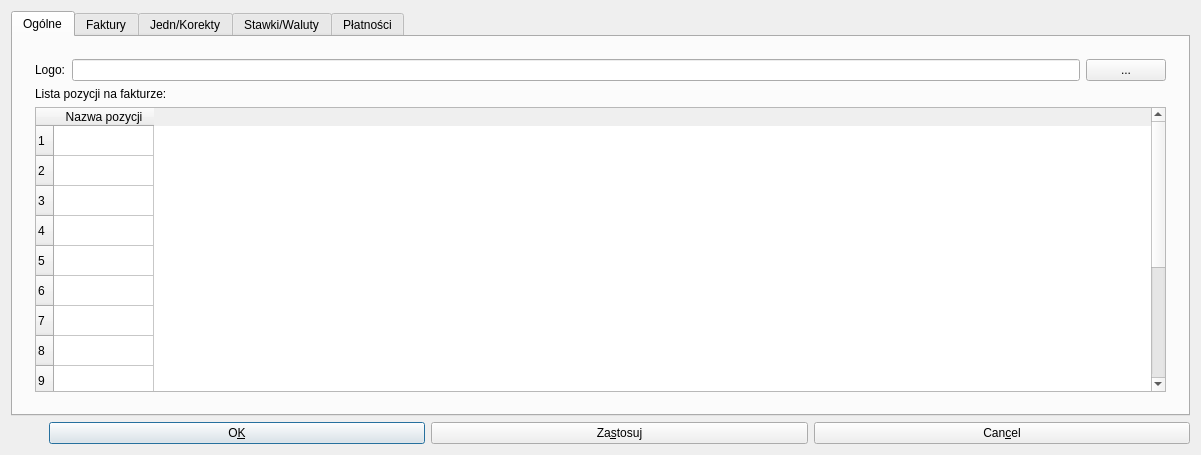
<ui version="4.0" >
 <class>Ustawienia</class>
 <widget class="QDialog" name="Ustawienia" >
  <property name="geometry" >
   <rect>
    <x>0</x>
    <y>0</y>
    <width>430</width>
    <height>455</height>
   </rect>
  </property>
  <property name="windowTitle" >
   <string>Ustawienia</string>
  </property>
  <layout class="QGridLayout" >
   <item row="1" column="0" >
    <layout class="QHBoxLayout" >
     <item>
      <spacer>
       <property name="orientation" >
        <enum>Qt::Horizontal</enum>
       </property>
       <property name="sizeType" >
        <enum>QSizePolicy::Minimum</enum>
       </property>
       <property name="sizeHint" >
        <size>
         <width>38</width>
         <height>20</height>
        </size>
       </property>
      </spacer>
     </item>
     <item>
      <widget class="QPushButton" name="okButton" >
       <property name="text" >
        <string>O&amp;K</string>
       </property>
       <property name="shortcut" >
        <string>Alt+K</string>
       </property>
      </widget>
     </item>
     <item>
      <widget class="QPushButton" name="zastButton" >
       <property name="text" >
        <string>Za&amp;stosuj</string>
       </property>
       <property name="shortcut" >
        <string>Alt+S</string>
       </property>
      </widget>
     </item>
     <item>
      <widget class="QPushButton" name="closeButton" >
       <property name="text" >
        <string>Can&amp;cel</string>
       </property>
       <property name="shortcut" >
        <string>Alt+C</string>
       </property>
      </widget>
     </item>
    </layout>
   </item>
   <item row="0" column="0" >
    <widget class="QTabWidget" name="tabWidget2" >
     <widget class="QWidget" name="TabPage1" >
      <attribute name="title" >
       <string>Ogólne</string>
      </attribute>
      <layout class="QGridLayout" >
       <item row="0" column="0" >
        <widget class="QFrame" name="frame11" >
         <property name="frameShape" >
          <enum>QFrame::NoFrame</enum>
         </property>
         <property name="frameShadow" >
          <enum>QFrame::Plain</enum>
         </property>
         <layout class="QGridLayout" >
          <item row="0" column="0" >
           <layout class="QHBoxLayout" >
            <item>
             <widget class="QLabel" name="textLabel1" >
              <property name="text" >
               <string>Logo:</string>
              </property>
              <property name="wordWrap" >
               <bool>false</bool>
              </property>
             </widget>
            </item>
            <item>
             <widget class="QLineEdit" name="logoEdit" />
            </item>
            <item>
             <widget class="QPushButton" name="addLogoBtn" >
              <property name="text" >
               <string>...</string>
              </property>
             </widget>
            </item>
           </layout>
          </item>
          <item row="1" column="0" >
           <layout class="QVBoxLayout" >
            <item>
             <widget class="QLabel" name="textLabel2" >
              <property name="text" >
               <string>Lista pozycji na fakturze:</string>
              </property>
              <property name="wordWrap" >
               <bool>false</bool>
              </property>
             </widget>
            </item>
            <item>
             <widget class="QTableWidget" name="tablePos" >
              <row>
               <property name="text" >
                <string>1</string>
               </property>
              </row>
              <row>
               <property name="text" >
                <string>2</string>
               </property>
              </row>
              <row>
               <property name="text" >
                <string>3</string>
               </property>
              </row>
              <row>
               <property name="text" >
                <string>4</string>
               </property>
              </row>
              <row>
               <property name="text" >
                <string>5</string>
               </property>
              </row>
              <row>
               <property name="text" >
                <string>6</string>
               </property>
              </row>
              <row>
               <property name="text" >
                <string>7</string>
               </property>
              </row>
              <row>
               <property name="text" >
                <string>8</string>
               </property>
              </row>
              <row>
               <property name="text" >
                <string>9</string>
               </property>
              </row>
              <row>
               <property name="text" >
                <string>10</string>
               </property>
              </row>
              <row>
               <property name="text" >
                <string>11</string>
               </property>
              </row>
              <row>
               <property name="text" >
                <string>12</string>
               </property>
              </row>
              <row>
               <property name="text" >
                <string>13</string>
               </property>
              </row>
              <row>
               <property name="text" >
                <string>14</string>
               </property>
              </row>
              <column>
               <property name="text" >
                <string>Nazwa pozycji</string>
               </property>
              </column>
             </widget>
            </item>
           </layout>
          </item>
         </layout>
        </widget>
       </item>
      </layout>
     </widget>
     <widget class="QWidget" name="TabPage2" >
      <attribute name="title" >
       <string>Faktury</string>
      </attribute>
      <layout class="QGridLayout" >
       <item row="0" column="0" >
        <widget class="QGroupBox" name="groupBox1" >
         <property name="title" >
          <string>Numeracja: </string>
         </property>
         <layout class="QGridLayout" >
          <item row="0" column="0" >
           <layout class="QHBoxLayout" >
            <item>
             <widget class="QLabel" name="textLabel1_2" >
              <property name="text" >
               <string>Przedrostek:</string>
              </property>
              <property name="wordWrap" >
               <bool>false</bool>
              </property>
             </widget>
            </item>
            <item>
             <widget class="QLineEdit" name="prefixEdit" />
            </item>
           </layout>
          </item>
          <item row="3" column="0" >
           <widget class="QCheckBox" name="cbMonth" >
            <property name="text" >
             <string>Miesiąc</string>
            </property>
           </widget>
          </item>
          <item row="2" column="0" >
           <widget class="QCheckBox" name="cbDay" >
            <property name="text" >
             <string>Dzień</string>
            </property>
           </widget>
          </item>
          <item row="1" column="0" >
           <layout class="QHBoxLayout" >
            <item>
             <widget class="QLabel" name="textLabel2_2" >
              <property name="text" >
               <string>Ilość cyfr przy autonumerowaniu:</string>
              </property>
              <property name="wordWrap" >
               <bool>false</bool>
              </property>
             </widget>
            </item>
            <item>
             <widget class="QSpinBox" name="spbNumb" />
            </item>
           </layout>
          </item>
          <item row="4" column="0" >
           <layout class="QHBoxLayout" >
            <item>
             <widget class="QCheckBox" name="cbYear" >
              <property name="text" >
               <string>Rok</string>
              </property>
             </widget>
            </item>
            <item>
             <widget class="QCheckBox" name="shortYear" >
              <property name="text" >
               <string>rok długi np. 2006</string>
              </property>
             </widget>
            </item>
           </layout>
          </item>
         </layout>
        </widget>
       </item>
       <item row="3" column="0" >
        <spacer>
         <property name="orientation" >
          <enum>Qt::Vertical</enum>
         </property>
         <property name="sizeType" >
          <enum>QSizePolicy::Expanding</enum>
         </property>
         <property name="sizeHint" >
          <size>
           <width>31</width>
           <height>90</height>
          </size>
         </property>
        </spacer>
       </item>
       <item row="1" column="0" >
        <widget class="QCheckBox" name="cbEdit" >
         <property name="text" >
          <string>Włącz możliwość edycji faktur i korekt</string>
         </property>
        </widget>
       </item>
       <item row="2" column="0" >
        <widget class="QCheckBox" name="cbSmbEdit" >
         <property name="text" >
          <string>Blokuj zmianę symbolu faktury</string>
         </property>
        </widget>
       </item>
      </layout>
     </widget>
     <widget class="QWidget" name="TabPage3" >
      <attribute name="title" >
       <string>Jedn/Korekty</string>
      </attribute>
      <layout class="QGridLayout" >
       <item row="0" column="0" >
        <widget class="QFrame" name="frame10" >
         <property name="frameShape" >
          <enum>QFrame::NoFrame</enum>
         </property>
         <property name="frameShadow" >
          <enum>QFrame::Plain</enum>
         </property>
         <layout class="QGridLayout" >
          <item row="0" column="0" >
           <layout class="QHBoxLayout" >
            <item>
             <layout class="QVBoxLayout" >
              <item>
               <layout class="QHBoxLayout" >
                <item>
                 <widget class="QLabel" name="textLabel1_3" >
                  <property name="maximumSize" >
                   <size>
                    <width>150</width>
                    <height>32767</height>
                   </size>
                  </property>
                  <property name="text" >
                   <string>Spis jednostek:</string>
                  </property>
                  <property name="alignment" >
                   <set>Qt::AlignTop</set>
                  </property>
                  <property name="wordWrap" >
                   <bool>false</bool>
                  </property>
                 </widget>
                </item>
                <item>
                 <widget class="QListWidget" name="currlBox" />
                </item>
               </layout>
              </item>
              <item>
               <layout class="QHBoxLayout" >
                <item>
                 <widget class="QLabel" name="textLabel2_4" >
                  <property name="text" >
                   <string>Nowa:</string>
                  </property>
                  <property name="wordWrap" >
                   <bool>false</bool>
                  </property>
                 </widget>
                </item>
                <item>
                 <widget class="QLineEdit" name="currEdit" >
                  <property name="maxLength" >
                   <number>10</number>
                  </property>
                 </widget>
                </item>
               </layout>
              </item>
             </layout>
            </item>
            <item>
             <layout class="QVBoxLayout" >
              <item>
               <layout class="QVBoxLayout" />
              </item>
              <item>
               <spacer>
                <property name="orientation" >
                 <enum>Qt::Vertical</enum>
                </property>
                <property name="sizeType" >
                 <enum>QSizePolicy::Expanding</enum>
                </property>
                <property name="sizeHint" >
                 <size>
                  <width>21</width>
                  <height>51</height>
                 </size>
                </property>
               </spacer>
              </item>
              <item>
               <layout class="QVBoxLayout" >
                <item>
                 <widget class="QPushButton" name="currDelBtn" >
                  <property name="text" >
                   <string>&amp;Usuń</string>
                  </property>
                  <property name="shortcut" >
                   <string>Alt+U</string>
                  </property>
                 </widget>
                </item>
                <item>
                 <widget class="QPushButton" name="currAddBtn" >
                  <property name="text" >
                   <string>&amp;Dodaj</string>
                  </property>
                  <property name="shortcut" >
                   <string>Alt+D</string>
                  </property>
                 </widget>
                </item>
               </layout>
              </item>
             </layout>
            </item>
           </layout>
          </item>
         </layout>
        </widget>
       </item>
       <item row="1" column="0" >
        <widget class="QFrame" name="frame18" >
         <property name="frameShape" >
          <enum>QFrame::NoFrame</enum>
         </property>
         <property name="frameShadow" >
          <enum>QFrame::Plain</enum>
         </property>
         <layout class="QGridLayout" >
          <item row="0" column="0" >
           <layout class="QHBoxLayout" >
            <item>
             <layout class="QVBoxLayout" >
              <item>
               <layout class="QHBoxLayout" >
                <item>
                 <widget class="QLabel" name="textLabel1_3_2" >
                  <property name="maximumSize" >
                   <size>
                    <width>150</width>
                    <height>32767</height>
                   </size>
                  </property>
                  <property name="text" >
                   <string>Przyczyny 
korekt:</string>
                  </property>
                  <property name="alignment" >
                   <set>Qt::AlignTop</set>
                  </property>
                  <property name="wordWrap" >
                   <bool>false</bool>
                  </property>
                 </widget>
                </item>
                <item>
                 <widget class="QListWidget" name="korlBox" />
                </item>
               </layout>
              </item>
              <item>
               <layout class="QHBoxLayout" >
                <item>
                 <widget class="QLabel" name="textLabel2_4_2" >
                  <property name="text" >
                   <string>Nowa:</string>
                  </property>
                  <property name="wordWrap" >
                   <bool>false</bool>
                  </property>
                 </widget>
                </item>
                <item>
                 <widget class="QLineEdit" name="korEdit" >
                  <property name="maxLength" >
                   <number>25</number>
                  </property>
                 </widget>
                </item>
               </layout>
              </item>
             </layout>
            </item>
            <item>
             <layout class="QVBoxLayout" >
              <item>
               <layout class="QVBoxLayout" />
              </item>
              <item>
               <spacer>
                <property name="orientation" >
                 <enum>Qt::Vertical</enum>
                </property>
                <property name="sizeType" >
                 <enum>QSizePolicy::Expanding</enum>
                </property>
                <property name="sizeHint" >
                 <size>
                  <width>21</width>
                  <height>51</height>
                 </size>
                </property>
               </spacer>
              </item>
              <item>
               <layout class="QVBoxLayout" >
                <item>
                 <widget class="QPushButton" name="korDelBtn" >
                  <property name="text" >
                   <string>&amp;Usuń</string>
                  </property>
                  <property name="shortcut" >
                   <string>Alt+U</string>
                  </property>
                 </widget>
                </item>
                <item>
                 <widget class="QPushButton" name="korAddBtn" >
                  <property name="text" >
                   <string>&amp;Dodaj</string>
                  </property>
                  <property name="shortcut" >
                   <string>Alt+D</string>
                  </property>
                 </widget>
                </item>
               </layout>
              </item>
             </layout>
            </item>
           </layout>
          </item>
         </layout>
        </widget>
       </item>
      </layout>
     </widget>
     <widget class="QWidget" name="TabPage4" >
      <attribute name="title" >
       <string>Stawki/Waluty</string>
      </attribute>
      <layout class="QGridLayout" >
       <item row="1" column="0" >
        <widget class="QFrame" name="frame6" >
         <property name="frameShape" >
          <enum>QFrame::NoFrame</enum>
         </property>
         <property name="frameShadow" >
          <enum>QFrame::Plain</enum>
         </property>
         <layout class="QGridLayout" >
          <item row="0" column="0" >
           <layout class="QHBoxLayout" >
            <item>
             <layout class="QVBoxLayout" >
              <item>
               <layout class="QHBoxLayout" >
                <item>
                 <widget class="QLabel" name="textLabel1_3_3_3" >
                  <property name="text" >
                   <string>Spis walut:</string>
                  </property>
                  <property name="alignment" >
                   <set>Qt::AlignTop</set>
                  </property>
                  <property name="wordWrap" >
                   <bool>false</bool>
                  </property>
                 </widget>
                </item>
                <item>
                 <widget class="QListWidget" name="currencylBox" />
                </item>
               </layout>
              </item>
              <item>
               <layout class="QHBoxLayout" >
                <item>
                 <widget class="QLabel" name="textLabel2_4_3_3" >
                  <property name="text" >
                   <string>Nowa:</string>
                  </property>
                  <property name="wordWrap" >
                   <bool>false</bool>
                  </property>
                 </widget>
                </item>
                <item>
                 <widget class="QLineEdit" name="currencyEdit" >
                  <property name="maxLength" >
                   <number>3</number>
                  </property>
                 </widget>
                </item>
               </layout>
              </item>
             </layout>
            </item>
            <item>
             <layout class="QVBoxLayout" >
              <item>
               <layout class="QVBoxLayout" />
              </item>
              <item>
               <spacer>
                <property name="orientation" >
                 <enum>Qt::Vertical</enum>
                </property>
                <property name="sizeType" >
                 <enum>QSizePolicy::Expanding</enum>
                </property>
                <property name="sizeHint" >
                 <size>
                  <width>21</width>
                  <height>51</height>
                 </size>
                </property>
               </spacer>
              </item>
              <item>
               <layout class="QVBoxLayout" >
                <item>
                 <widget class="QPushButton" name="currencyDelBtn" >
                  <property name="text" >
                   <string>&amp;Usuń</string>
                  </property>
                  <property name="shortcut" >
                   <string>Alt+U</string>
                  </property>
                 </widget>
                </item>
                <item>
                 <widget class="QPushButton" name="currencyAddBtn" >
                  <property name="text" >
                   <string>&amp;Dodaj</string>
                  </property>
                  <property name="shortcut" >
                   <string>Alt+D</string>
                  </property>
                 </widget>
                </item>
               </layout>
              </item>
             </layout>
            </item>
           </layout>
          </item>
         </layout>
        </widget>
       </item>
       <item row="0" column="0" >
        <widget class="QFrame" name="frame7" >
         <property name="frameShape" >
          <enum>QFrame::NoFrame</enum>
         </property>
         <property name="frameShadow" >
          <enum>QFrame::Plain</enum>
         </property>
         <layout class="QGridLayout" >
          <item row="0" column="0" >
           <layout class="QHBoxLayout" >
            <item>
             <layout class="QVBoxLayout" >
              <item>
               <layout class="QHBoxLayout" >
                <item>
                 <widget class="QLabel" name="textLabel1_3_3" >
                  <property name="text" >
                   <string>Spis stawek:</string>
                  </property>
                  <property name="alignment" >
                   <set>Qt::AlignTop</set>
                  </property>
                  <property name="wordWrap" >
                   <bool>false</bool>
                  </property>
                 </widget>
                </item>
                <item>
                 <widget class="QListWidget" name="vatlBox" />
                </item>
               </layout>
              </item>
              <item>
               <layout class="QHBoxLayout" >
                <item>
                 <widget class="QLabel" name="textLabel2_4_3" >
                  <property name="text" >
                   <string>Nowa:</string>
                  </property>
                  <property name="wordWrap" >
                   <bool>false</bool>
                  </property>
                 </widget>
                </item>
                <item>
                 <widget class="QLineEdit" name="vatEdit" >
                  <property name="maxLength" >
                   <number>6</number>
                  </property>
                 </widget>
                </item>
               </layout>
              </item>
             </layout>
            </item>
            <item>
             <layout class="QVBoxLayout" >
              <item>
               <layout class="QVBoxLayout" >
                <item>
                 <widget class="QPushButton" name="vatUpBtn" >
                  <property name="text" >
                   <string>&amp;Góra</string>
                  </property>
                  <property name="shortcut" >
                   <string>Alt+G</string>
                  </property>
                 </widget>
                </item>
                <item>
                 <widget class="QPushButton" name="vatDownBtn" >
                  <property name="text" >
                   <string>Dół</string>
                  </property>
                  <property name="shortcut" >
                   <string/>
                  </property>
                 </widget>
                </item>
               </layout>
              </item>
              <item>
               <spacer>
                <property name="orientation" >
                 <enum>Qt::Vertical</enum>
                </property>
                <property name="sizeType" >
                 <enum>QSizePolicy::Expanding</enum>
                </property>
                <property name="sizeHint" >
                 <size>
                  <width>21</width>
                  <height>20</height>
                 </size>
                </property>
               </spacer>
              </item>
              <item>
               <layout class="QVBoxLayout" >
                <item>
                 <widget class="QPushButton" name="vatDelBtn" >
                  <property name="text" >
                   <string>&amp;Usuń</string>
                  </property>
                  <property name="shortcut" >
                   <string>Alt+U</string>
                  </property>
                 </widget>
                </item>
                <item>
                 <widget class="QPushButton" name="vatAddBtn" >
                  <property name="text" >
                   <string>&amp;Dodaj</string>
                  </property>
                  <property name="shortcut" >
                   <string>Alt+D</string>
                  </property>
                 </widget>
                </item>
               </layout>
              </item>
             </layout>
            </item>
           </layout>
          </item>
         </layout>
        </widget>
       </item>
      </layout>
     </widget>
     <widget class="QWidget" name="TabPage5" >
      <attribute name="title" >
       <string>Płatności</string>
      </attribute>
      <layout class="QGridLayout" >
       <item row="0" column="0" >
        <widget class="QFrame" name="frame8" >
         <property name="frameShape" >
          <enum>QFrame::NoFrame</enum>
         </property>
         <property name="frameShadow" >
          <enum>QFrame::Plain</enum>
         </property>
         <layout class="QGridLayout" >
          <item row="0" column="0" >
           <layout class="QHBoxLayout" >
            <item>
             <layout class="QVBoxLayout" >
              <item>
               <layout class="QHBoxLayout" >
                <item>
                 <widget class="QLabel" name="paym" >
                  <property name="text" >
                   <string>Forma płatności:</string>
                  </property>
                  <property name="alignment" >
                   <set>Qt::AlignTop</set>
                  </property>
                  <property name="wordWrap" >
                   <bool>true</bool>
                  </property>
                 </widget>
                </item>
                <item>
                 <widget class="QListWidget" name="paymlBox" />
                </item>
               </layout>
              </item>
              <item>
               <layout class="QHBoxLayout" >
                <item>
                 <widget class="QLabel" name="textLabel2_4_3_2" >
                  <property name="text" >
                   <string>Nowa:</string>
                  </property>
                  <property name="wordWrap" >
                   <bool>false</bool>
                  </property>
                 </widget>
                </item>
                <item>
                 <widget class="QLineEdit" name="paymEdit" >
                  <property name="maxLength" >
                   <number>25</number>
                  </property>
                 </widget>
                </item>
               </layout>
              </item>
             </layout>
            </item>
            <item>
             <layout class="QVBoxLayout" >
              <item>
               <layout class="QVBoxLayout" >
                <item>
                 <widget class="QPushButton" name="paymUpBtn" >
                  <property name="text" >
                   <string>Gó&amp;ra</string>
                  </property>
                  <property name="shortcut" >
                   <string>Alt+R</string>
                  </property>
                 </widget>
                </item>
                <item>
                 <widget class="QPushButton" name="paymDownBtn" >
                  <property name="text" >
                   <string>&amp;Dół</string>
                  </property>
                  <property name="shortcut" >
                   <string>Alt+D</string>
                  </property>
                 </widget>
                </item>
               </layout>
              </item>
              <item>
               <spacer>
                <property name="orientation" >
                 <enum>Qt::Vertical</enum>
                </property>
                <property name="sizeType" >
                 <enum>QSizePolicy::Expanding</enum>
                </property>
                <property name="sizeHint" >
                 <size>
                  <width>21</width>
                  <height>20</height>
                 </size>
                </property>
               </spacer>
              </item>
              <item>
               <layout class="QVBoxLayout" >
                <item>
                 <widget class="QPushButton" name="paymDelBtn" >
                  <property name="text" >
                   <string>&amp;Usuń</string>
                  </property>
                  <property name="shortcut" >
                   <string>Alt+U</string>
                  </property>
                 </widget>
                </item>
                <item>
                 <widget class="QPushButton" name="paymAddBtn" >
                  <property name="text" >
                   <string>Dod&amp;aj</string>
                  </property>
                  <property name="shortcut" >
                   <string>Alt+A</string>
                  </property>
                 </widget>
                </item>
               </layout>
              </item>
             </layout>
            </item>
           </layout>
          </item>
          <item row="1" column="0" >
           <widget class="Line" name="line3" >
            <property name="frameShape" >
             <enum>QFrame::HLine</enum>
            </property>
            <property name="frameShadow" >
             <enum>QFrame::Sunken</enum>
            </property>
           </widget>
          </item>
          <item row="2" column="0" >
           <widget class="QLabel" name="textLabel5" >
            <property name="text" >
             <string>&lt;b>Uwaga!!&lt;/b>&lt;br>
Pozycja, która znajduje się na samym początku tej listy 
w większości przypadków powinna być gotówką, gdyż 
jeśli przy wystawianiu faktury wybierzemy pierwszy elemant
to na fakturze pojawi sie napis: zapłacono.</string>
            </property>
            <property name="wordWrap" >
             <bool>false</bool>
            </property>
           </widget>
          </item>
         </layout>
        </widget>
       </item>
      </layout>
     </widget>
    </widget>
   </item>
  </layout>
 </widget>
 <layoutdefault spacing="6" margin="11" />
 <pixmapfunction>qPixmapFromMimeSource</pixmapfunction>
 <tabstops>
  <tabstop>closeButton</tabstop>
  <tabstop>zastButton</tabstop>
  <tabstop>okButton</tabstop>
  <tabstop>tabWidget2</tabstop>
 </tabstops>
 <resources/>
 <connections>
  <connection>
   <sender>zastButton</sender>
   <signal>clicked()</signal>
   <receiver>Ustawienia</receiver>
   <slot>apply()</slot>
   <hints>
    <hint type="sourcelabel" >
     <x>20</x>
     <y>20</y>
    </hint>
    <hint type="destinationlabel" >
     <x>20</x>
     <y>20</y>
    </hint>
   </hints>
  </connection>
  <connection>
   <sender>closeButton</sender>
   <signal>clicked()</signal>
   <receiver>Ustawienia</receiver>
   <slot>close()</slot>
   <hints>
    <hint type="sourcelabel" >
     <x>20</x>
     <y>20</y>
    </hint>
    <hint type="destinationlabel" >
     <x>20</x>
     <y>20</y>
    </hint>
   </hints>
  </connection>
  <connection>
   <sender>okButton</sender>
   <signal>clicked()</signal>
   <receiver>Ustawienia</receiver>
   <slot>okButtonClick()</slot>
   <hints>
    <hint type="sourcelabel" >
     <x>20</x>
     <y>20</y>
    </hint>
    <hint type="destinationlabel" >
     <x>20</x>
     <y>20</y>
    </hint>
   </hints>
  </connection>
  <connection>
   <sender>addLogoBtn</sender>
   <signal>clicked()</signal>
   <receiver>Ustawienia</receiver>
   <slot>addLogoBtnClick()</slot>
   <hints>
    <hint type="sourcelabel" >
     <x>20</x>
     <y>20</y>
    </hint>
    <hint type="destinationlabel" >
     <x>20</x>
     <y>20</y>
    </hint>
   </hints>
  </connection>
  <connection>
   <sender>currAddBtn</sender>
   <signal>clicked()</signal>
   <receiver>Ustawienia</receiver>
   <slot>currAddBtnClick()</slot>
   <hints>
    <hint type="sourcelabel" >
     <x>20</x>
     <y>20</y>
    </hint>
    <hint type="destinationlabel" >
     <x>20</x>
     <y>20</y>
    </hint>
   </hints>
  </connection>
  <connection>
   <sender>currDelBtn</sender>
   <signal>clicked()</signal>
   <receiver>Ustawienia</receiver>
   <slot>currDelBtnClick()</slot>
   <hints>
    <hint type="sourcelabel" >
     <x>20</x>
     <y>20</y>
    </hint>
    <hint type="destinationlabel" >
     <x>20</x>
     <y>20</y>
    </hint>
   </hints>
  </connection>
  <connection>
   <sender>currencyAddBtn</sender>
   <signal>clicked()</signal>
   <receiver>Ustawienia</receiver>
   <slot>currencyAddBtnClick()</slot>
   <hints>
    <hint type="sourcelabel" >
     <x>20</x>
     <y>20</y>
    </hint>
    <hint type="destinationlabel" >
     <x>20</x>
     <y>20</y>
    </hint>
   </hints>
  </connection>
  <connection>
   <sender>currencyDelBtn</sender>
   <signal>clicked()</signal>
   <receiver>Ustawienia</receiver>
   <slot>currencyDelBtnClick()</slot>
   <hints>
    <hint type="sourcelabel" >
     <x>20</x>
     <y>20</y>
    </hint>
    <hint type="destinationlabel" >
     <x>20</x>
     <y>20</y>
    </hint>
   </hints>
  </connection>
  <connection>
   <sender>paymAddBtn</sender>
   <signal>clicked()</signal>
   <receiver>Ustawienia</receiver>
   <slot>paymAddBtnClick()</slot>
   <hints>
    <hint type="sourcelabel" >
     <x>20</x>
     <y>20</y>
    </hint>
    <hint type="destinationlabel" >
     <x>20</x>
     <y>20</y>
    </hint>
   </hints>
  </connection>
  <connection>
   <sender>paymDelBtn</sender>
   <signal>clicked()</signal>
   <receiver>Ustawienia</receiver>
   <slot>paymDelBtnClick()</slot>
   <hints>
    <hint type="sourcelabel" >
     <x>20</x>
     <y>20</y>
    </hint>
    <hint type="destinationlabel" >
     <x>20</x>
     <y>20</y>
    </hint>
   </hints>
  </connection>
  <connection>
   <sender>paymDownBtn</sender>
   <signal>clicked()</signal>
   <receiver>Ustawienia</receiver>
   <slot>paymDownBtnClick()</slot>
   <hints>
    <hint type="sourcelabel" >
     <x>20</x>
     <y>20</y>
    </hint>
    <hint type="destinationlabel" >
     <x>20</x>
     <y>20</y>
    </hint>
   </hints>
  </connection>
  <connection>
   <sender>paymUpBtn</sender>
   <signal>clicked()</signal>
   <receiver>Ustawienia</receiver>
   <slot>paymUpBtnClick()</slot>
   <hints>
    <hint type="sourcelabel" >
     <x>20</x>
     <y>20</y>
    </hint>
    <hint type="destinationlabel" >
     <x>20</x>
     <y>20</y>
    </hint>
   </hints>
  </connection>
  <connection>
   <sender>vatAddBtn</sender>
   <signal>clicked()</signal>
   <receiver>Ustawienia</receiver>
   <slot>vatAddBtnClick()</slot>
   <hints>
    <hint type="sourcelabel" >
     <x>20</x>
     <y>20</y>
    </hint>
    <hint type="destinationlabel" >
     <x>20</x>
     <y>20</y>
    </hint>
   </hints>
  </connection>
  <connection>
   <sender>vatDelBtn</sender>
   <signal>clicked()</signal>
   <receiver>Ustawienia</receiver>
   <slot>vatDelBtnClick()</slot>
   <hints>
    <hint type="sourcelabel" >
     <x>20</x>
     <y>20</y>
    </hint>
    <hint type="destinationlabel" >
     <x>20</x>
     <y>20</y>
    </hint>
   </hints>
  </connection>
  <connection>
   <sender>korAddBtn</sender>
   <signal>clicked()</signal>
   <receiver>Ustawienia</receiver>
   <slot>korAddBtnClick()</slot>
   <hints>
    <hint type="sourcelabel" >
     <x>20</x>
     <y>20</y>
    </hint>
    <hint type="destinationlabel" >
     <x>20</x>
     <y>20</y>
    </hint>
   </hints>
  </connection>
  <connection>
   <sender>korDelBtn</sender>
   <signal>clicked()</signal>
   <receiver>Ustawienia</receiver>
   <slot>korDelBtnClick()</slot>
   <hints>
    <hint type="sourcelabel" >
     <x>20</x>
     <y>20</y>
    </hint>
    <hint type="destinationlabel" >
     <x>20</x>
     <y>20</y>
    </hint>
   </hints>
  </connection>
  <connection>
   <sender>vatUpBtn</sender>
   <signal>clicked()</signal>
   <receiver>Ustawienia</receiver>
   <slot>vatUpBtnClick()</slot>
   <hints>
    <hint type="sourcelabel" >
     <x>20</x>
     <y>20</y>
    </hint>
    <hint type="destinationlabel" >
     <x>20</x>
     <y>20</y>
    </hint>
   </hints>
  </connection>
  <connection>
   <sender>vatDownBtn</sender>
   <signal>clicked()</signal>
   <receiver>Ustawienia</receiver>
   <slot>vatDownBtnClick()</slot>
   <hints>
    <hint type="sourcelabel" >
     <x>20</x>
     <y>20</y>
    </hint>
    <hint type="destinationlabel" >
     <x>20</x>
     <y>20</y>
    </hint>
   </hints>
  </connection>
  <connection>
   <sender>cbDay</sender>
   <signal>clicked()</signal>
   <receiver>Ustawienia</receiver>
   <slot>zastBtnEnable()</slot>
   <hints>
    <hint type="sourcelabel" >
     <x>20</x>
     <y>20</y>
    </hint>
    <hint type="destinationlabel" >
     <x>20</x>
     <y>20</y>
    </hint>
   </hints>
  </connection>
  <connection>
   <sender>cbEdit</sender>
   <signal>clicked()</signal>
   <receiver>Ustawienia</receiver>
   <slot>zastBtnEnable()</slot>
   <hints>
    <hint type="sourcelabel" >
     <x>20</x>
     <y>20</y>
    </hint>
    <hint type="destinationlabel" >
     <x>20</x>
     <y>20</y>
    </hint>
   </hints>
  </connection>
  <connection>
   <sender>cbMonth</sender>
   <signal>clicked()</signal>
   <receiver>Ustawienia</receiver>
   <slot>zastBtnEnable()</slot>
   <hints>
    <hint type="sourcelabel" >
     <x>20</x>
     <y>20</y>
    </hint>
    <hint type="destinationlabel" >
     <x>20</x>
     <y>20</y>
    </hint>
   </hints>
  </connection>
  <connection>
   <sender>cbYear</sender>
   <signal>clicked()</signal>
   <receiver>Ustawienia</receiver>
   <slot>zastBtnEnable()</slot>
   <hints>
    <hint type="sourcelabel" >
     <x>20</x>
     <y>20</y>
    </hint>
    <hint type="destinationlabel" >
     <x>20</x>
     <y>20</y>
    </hint>
   </hints>
  </connection>
  <connection>
   <sender>shortYear</sender>
   <signal>clicked()</signal>
   <receiver>Ustawienia</receiver>
   <slot>zastBtnEnable()</slot>
   <hints>
    <hint type="sourcelabel" >
     <x>20</x>
     <y>20</y>
    </hint>
    <hint type="destinationlabel" >
     <x>20</x>
     <y>20</y>
    </hint>
   </hints>
  </connection>
  <connection>
   <sender>prefixEdit</sender>
   <signal>textChanged(QString)</signal>
   <receiver>Ustawienia</receiver>
   <slot>zastBtnEnable()</slot>
   <hints>
    <hint type="sourcelabel" >
     <x>20</x>
     <y>20</y>
    </hint>
    <hint type="destinationlabel" >
     <x>20</x>
     <y>20</y>
    </hint>
   </hints>
  </connection>
  <connection>
   <sender>cbSmbEdit</sender>
   <signal>clicked()</signal>
   <receiver>Ustawienia</receiver>
   <slot>zastBtnEnable()</slot>
   <hints>
    <hint type="sourcelabel" >
     <x>20</x>
     <y>20</y>
    </hint>
    <hint type="destinationlabel" >
     <x>20</x>
     <y>20</y>
    </hint>
   </hints>
  </connection>
 </connections>
</ui>
